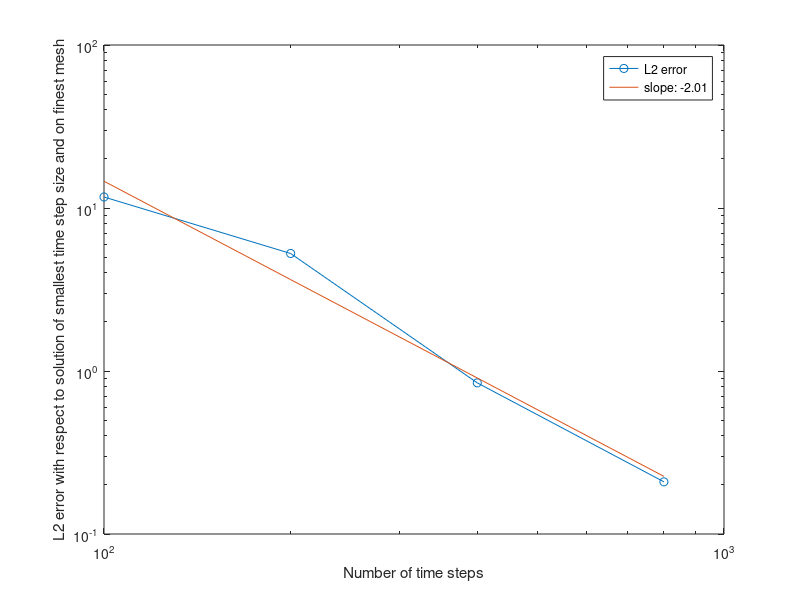
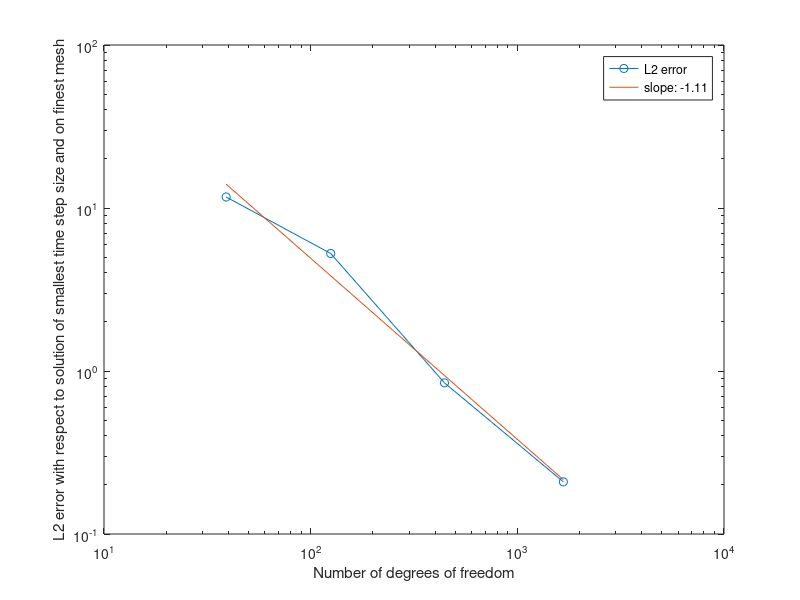
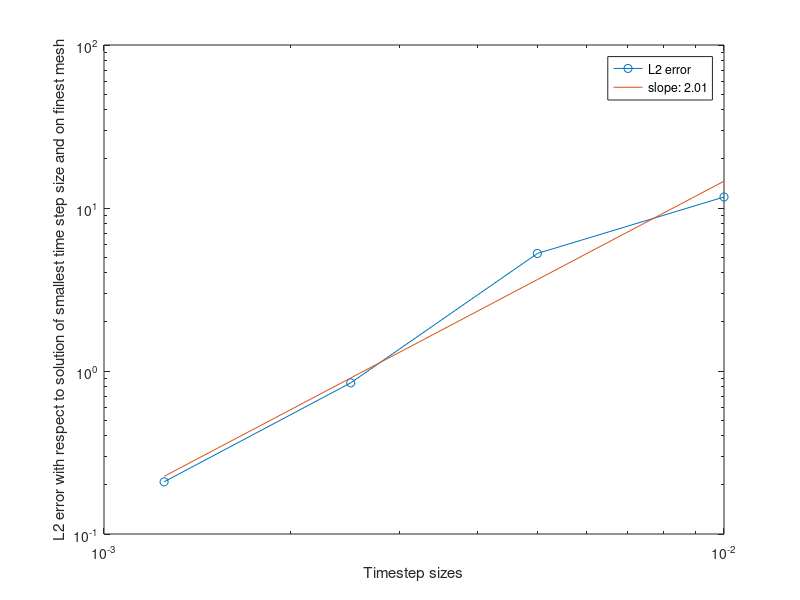
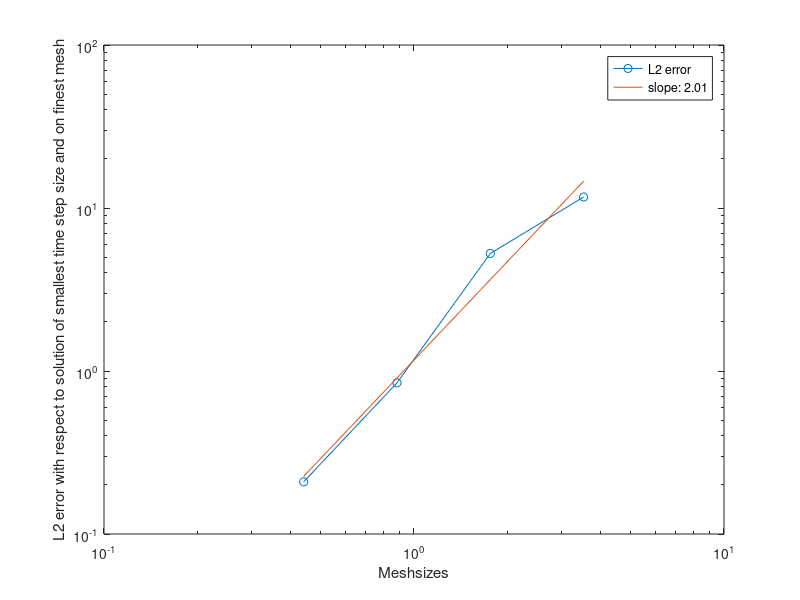

Recreate these plots in MATLAB, in order.
function convergenceLinked

m = [100; 200; 400; 800];

tau = [0.01; 0.005; 0.0025; 0.00125];

N = [39; 125; 444; 1670];

meshsizes = [3.52544; 1.76272; 0.88136; 0.44068];

eL2 = [6.22189; 3.96191; 0.900926; 0.314753];

% Normalize L2 error obtained from simulation

 eL2 = sqrt(meshsizes) .* eL2;
 
 p1 = polyfit(log(m), log(eL2), 1);         % result: p1 = [-2.0052, 11.9153]
 p2 = polyfit(log(N), log(eL2), 1);         % result: p2 = [-1.1111, 6.7093]
 p3 = polyfit(log(tau), log(eL2), 1);       % result: p3 = [2.0052, 11.9153]
 p4 = polyfit(log(meshsizes), log(eL2), 1); % result: p4 = [2.0052, 0.1546]

 figure()
 loglog(m, eL2, '-o')
 hold on
 loglog(m, exp(p1(1)*log(m) + p1(2)))
 xlabel('Number of time steps')
 ylabel('L2 error with respect to solution of smallest time step size and on finest mesh');
 legend('L2 error', 'slope: -2.01');

 figure()
 loglog(N, eL2, '-o')
 hold on
 loglog(N, exp(p2(1)*log(N) + p2(2)))
 xlabel('Number of degrees of freedom')
 ylabel('L2 error with respect to solution of smallest time step size and on finest mesh');
 legend('L2 error', 'slope: -1.11');
 
 figure()
 loglog(tau, eL2, '-o')
 hold on
 loglog(tau, exp(p3(1)*log(tau) + p3(2)))
 xlabel('Timestep sizes')
 ylabel('L2 error with respect to solution of smallest time step size and on finest mesh');
 legend('L2 error', 'slope: 2.01');
 
 figure()
 loglog(meshsizes, eL2, '-o')
 hold on
 loglog(meshsizes, exp(p4(1)*log(meshsizes) + p4(2)))
 xlabel('Meshsizes')
 ylabel('L2 error with respect to solution of smallest time step size and on finest mesh');
 legend('L2 error', 'slope: 2.01');

